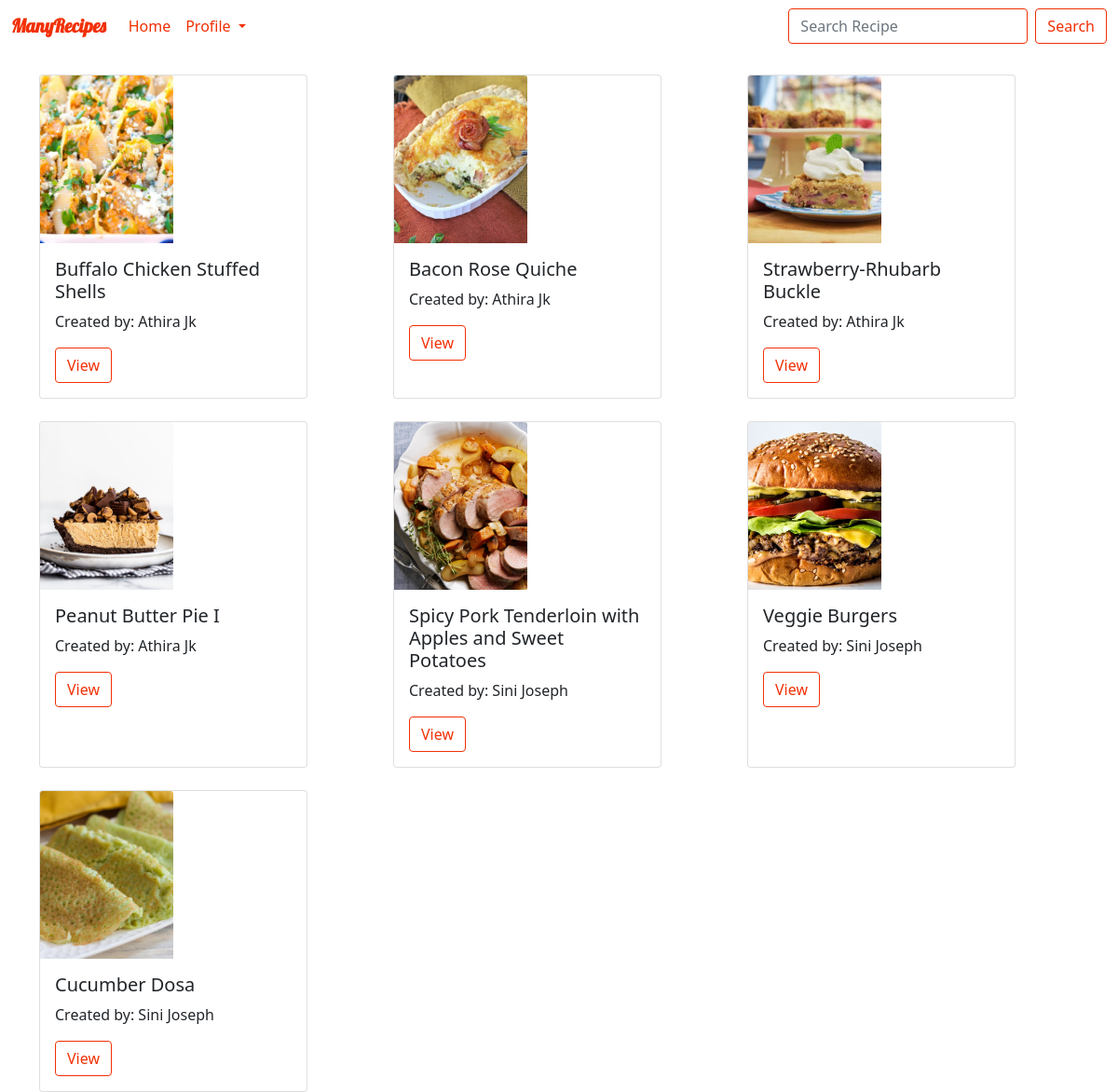
Page /users/home (signed in) on the committed database.
### recipes/models.py (models this page shows, shortened)
class recipe(models.Model):
    recipe_name = models.CharField(max_length=120)
    ingredient = models.CharField(max_length=600)
    category = models.CharField(max_length=120)
    recipe_pic = models.ImageField(upload_to="images")
    How_to_make = models.CharField(max_length=600)
    created_by = models.ForeignKey(to=User,on_delete=models.CASCADE)

### users/views.py (the view)
# urls.py: path('home',views.UserHome.as_view(),name="userhome"),
class UserHome(TemplateView):
    model = Profile
    template_name = 'home/home.html'
    context = {}
    def get_object(self,user):
        return Profile.objects.get(user=user)
    def get(self,request,*args,**kwargs):
        user = request.user.id
        if user:
            data = recipe.objects.filter(~Q(created_by=user))
            self.context['data'] = data
            try:
                profile = self.get_object(user)
                self.context['profile'] = 'pro_exist'
                return render(request,self.template_name,self.context)
            except Exception:
                return render(request,self.template_name, self.context)
        return redirect('home')

### home/templates/home/home.html (shortened to what this page needs)
<!DOCTYPE html>
<html lang="en">
<head>
    <link href="https://cdn.jsdelivr.net/npm/bootstrap@5.0.0-beta3/dist/css/bootstrap.min.css" rel="stylesheet">
    {% load static %}
    <link rel="stylesheet" href="{% static 'home/css/home.css' %}">
</head>
<body>
{% include 'home/nav.html' %}
{% include 'home/card.html' %}
</body>
</html>

### home/templates/home/card.html
<div class="container">
  <div class="row row-cols-1 row-cols-md-3 g-4">
  {% for obj in data %}
    {% if obj.created_by == request.user %}
      <div class="col-3">
        <div class="card h-100" style="width: 18rem;">
          <img src="/{{obj.recipe_pic}}" class="card-img-top" alt="...">
          <div class="card-body">
            <h5 class="card-title">{{obj.recipe_name}}</h5>
            <p class="card-text">Created by: {{obj.created_by.first_name}} {{obj.created_by.last_name}}</p>
            <a href="{% url 'viewrecipe' obj.pk %}" class="btn btn-outline-success" id="bt1">View</a>
            <a href="{% url 'editrecipe' obj.pk %}" class="btn btn-outline-success" id="bt2">Edit</a>
            <a href="{% url 'deleterecipe' obj.pk %}" class="btn btn-outline-success" id="bt3">Delete</a>
          </div>
        </div>
      </div>
    {% else %}
      <div class="col-3">
        <div class="card h-100" style="width: 18rem;">
          <img src="/{{obj.recipe_pic}}" class="card-img-top" alt="...">
          <div class="card-body">
            <h5 class="card-title">{{obj.recipe_name}}</h5>
            <p class="card-text">Created by: {{obj.created_by.first_name}} {{obj.created_by.last_name}}</p>
            <a href="{% url 'viewrecipe' obj.id %}" class="btn btn-outline-success" id="bt">View</a>
          </div>
        </div>
      </div>
    {% endif %}
  {% endfor %}
  </div>
</div>

### home/static/home/css/home.css (style rules this page uses)
.container { position: relative; padding-top:2% }
.btn-outline-success, .btn-outline-success:focus, .btn-outline-success:active, .btn-outline-success:hover { color: #F23005!important ; border-color: #F23005 !important; }
.card-img-top { width: 50%; height: 15vw; object-fit: cover; }

### rows in the picture
recipe: recipe_pic (picture), recipe_name "Buffalo Chicken Stuffed Shells", created_by.first_name "Athira", created_by.last_name "Jk"
recipe: recipe_pic (picture), recipe_name "Bacon Rose Quiche", created_by.first_name "Athira", created_by.last_name "Jk"
recipe: recipe_pic (picture), recipe_name "Strawberry-Rhubarb Buckle", created_by.first_name "Athira", created_by.last_name "Jk"
recipe: recipe_pic (picture), recipe_name "Peanut Butter Pie I", created_by.first_name "Athira", created_by.last_name "Jk"
recipe: recipe_pic (picture), recipe_name "Spicy Pork Tenderloin with Apples and Sweet Potatoes", created_by.first_name "Sini", created_by.last_name "Joseph"
recipe: recipe_pic (picture), recipe_name "Veggie Burgers", created_by.first_name "Sini", created_by.last_name "Joseph"
recipe: recipe_pic (picture), recipe_name "Cucumber Dosa", created_by.first_name "Sini", created_by.last_name "Joseph"
